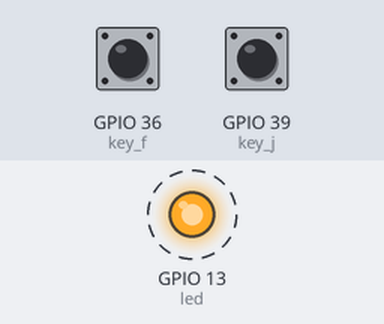
Bench run of a sketch on a simulated ESP32. On the bench: output pins drawn as LEDs (lit = HIGH). Dashed ring = blinking. Inputs (shaded band) come from the test bench; at power-on: GPIO 36 (key_f) LOW, GPIO 39 (key_j) LOW. USB keyboard and mouse output is not drawn; what the sketch prints to the serial monitor is not drawn.

Above: at 1.3 s.
1.4 s: GPIO 36 (key_f) pulled HIGH for 0.15 s
4.4 s: GPIO 39 (key_j) pulled HIGH for 0.15 s
Timing chart, 0 to 13.4 s (numbered marks = the images above; inputs shaded):
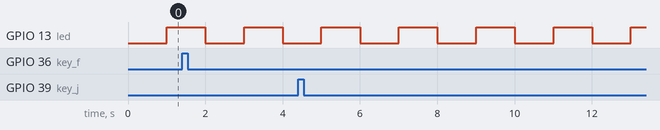

The sketch:

SendKeyStrokes.ino
```cpp
/**
 * This example turns the ESP32 into a Bluetooth LE keyboard that writes the words, presses Enter, presses a media key and then Ctrl+Alt+Delete
 */
#include <BleKeyboard.h>

BleKeyboard bleKeyboard;

int key_f_state = 0;
int prev_key_f_state = 0;
int key_j_state = 0;
int prev_key_j_state = 0;
int key_f = 36;
int key_j = 39;
int led = 13;
long led_time;

bool prev_ble_state;

void setup() {
  Serial.begin(115200);
  Serial.println("Starting BLE work!");
  bleKeyboard.begin();
  //bleKeyboard.setDelay(10);
  pinMode(key_f, INPUT);
  pinMode(key_j, INPUT);

  pinMode(led, OUTPUT);
  led_time = millis();
  digitalWrite(led, LOW);

  prev_ble_state = bleKeyboard.isConnected();
  delay(100);
}

void loop() {

  if (millis()-led_time > 1000) {
    digitalWrite(led, HIGH);
  }
  if (millis()-led_time > 2000) {
    digitalWrite(led, LOW);
    led_time = millis();
  }

  if (bleKeyboard.isConnected() && !prev_ble_state) {
    Serial.println("here");
    delay(10);
  }

  if(bleKeyboard.isConnected()) {

    key_f_state = digitalRead(key_f);
    key_j_state = digitalRead(key_j);
    //Serial.println("connected");
    //Serial.println("Sending 'Hello world'...");
    //bleKeyboard.print("Hello world");

    //delay(1000);

    //Serial.println("Sending Enter key...");
    //bleKeyboard.write(KEY_RETURN);

    //delay(1000);

    //Serial.println("Sending Play/Pause media key...");
    //bleKeyboard.write(KEY_MEDIA_PLAY_PAUSE);

    //delay(1000);

    //Serial.println("Sending Ctrl+Alt+Delete...");
    //Serial.println("garbage");
    //Serial.println("more garbage");
    //Serial.println("yeet");
    //Serial.println("skrrt");
    //Serial.println("hewwo");
    if (key_f_state && !prev_key_f_state) {
      bleKeyboard.press('f');
      Serial.println("press f");
    }
    else if (!key_f_state && prev_key_f_state) {
      bleKeyboard.release('f');
      Serial.println("release f");
    }
    /*
    //delay(100);
    else{
      bleKeyboard.release('f');
    } */

    if (key_j_state && !prev_key_j_state) {
      bleKeyboard.press('j');
      Serial.println("press j");
    }
    else if (!key_j_state && prev_key_j_state) {
      bleKeyboard.release('j');
      Serial.println("release j");
    }

    prev_key_f_state = key_f_state;
    prev_key_j_state = key_j_state;

    /*
    //delay(100);
    else{
      bleKeyboard.release('j');
    }
    */
  }
  //Serial.println("done");
  //Serial.println("Waiting 5 seconds...");
  prev_ble_state = bleKeyboard.isConnected();
}
```

Measured:
- by itself, GPIO 13 (led): alternates HIGH for 1.0 s and LOW for 1.0 s
